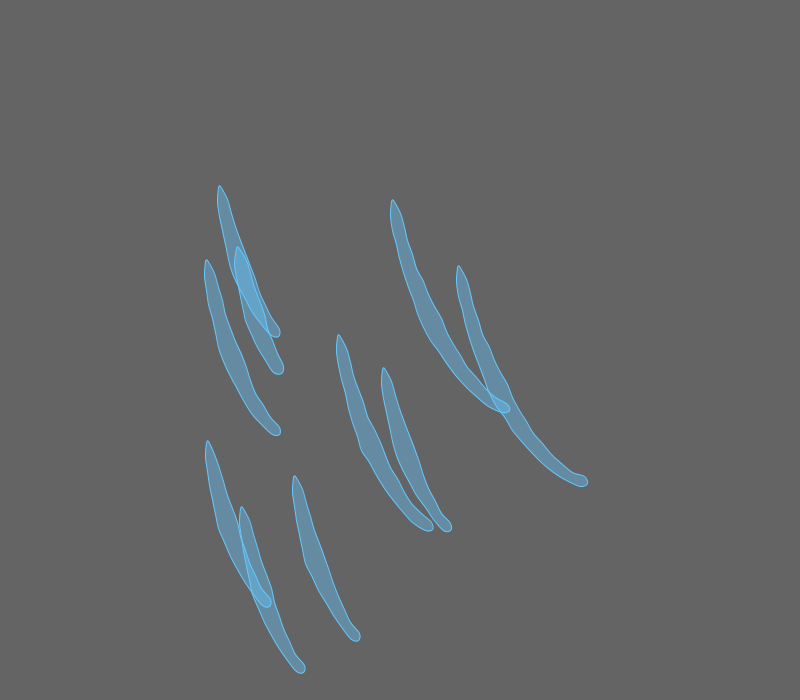
Frame 1 (no input)
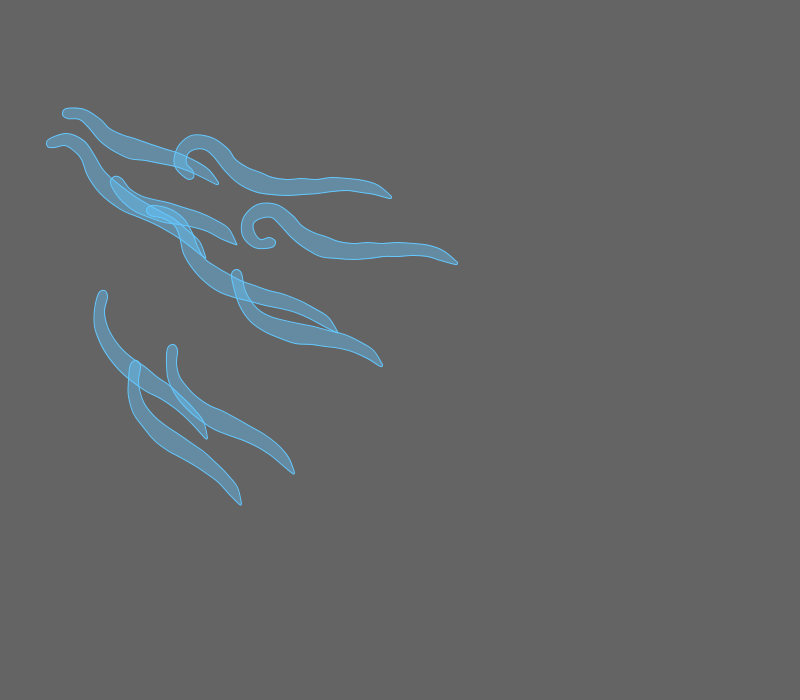
Frame 60 (the mouse pressed at the canvas centre just before this capture)
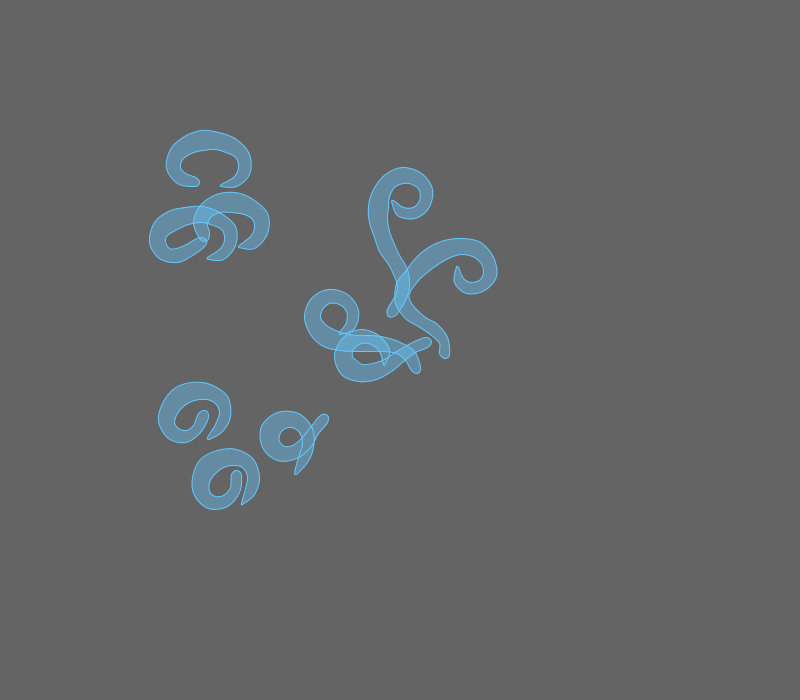
Frame 120 (the mouse held since frame 60 and released just before this capture)

The Processing sketch that drew these frames (run headless with seeded random() and noise(); from frame 60 on, the mouse is pressed at the canvas centre):

// Processing sketch: worming_auto_1
// ── worming_auto_1.pde
//sketch params
boolean showSegs=false;
boolean showJoins=false;
boolean showFins=false;

//Worm params

int wormMaxLen=20;
int wormSegMaxWidth=20;
int wormSegMaxLen=10;
int wormWavelength=6;
int segWavelength=4;
float wormMove=1;

//Worms
int numWorms=10;
Worm[] worms;

//seg params
int segsDampMax=200;
float maxSegFlex=PI/4;

void setup(){
  size (800,700);
  worms=new Worm[numWorms];
  for (int i=0; i<numWorms; i++){
    worms[i]=new Worm((int)(random(width/2)+width/4), (int)(random(height/2)+height/4), (int)(random(wormMaxLen/2))+wormMaxLen/2, wormSegMaxWidth, wormSegMaxLen);
    //worms[i]=new Worm(400, 200, 20, wormSegMaxWidth, wormSegMaxLen);
    worms[i].buildSegs();
  }
  smooth();
}

void draw(){
  noStroke();
  fill(100);
  rect(0,0,width,height);
  for (int i=0; i<numWorms; i++){
    if(worms[i].inReach()) 
      worms[i].noPursue();
    else
      worms[i].pursue();
    worms[i].drawWorm();
    worms[i].drawSegs();
  }
}



void mousePressed(){
 println(worms[0].segs[0].startA);
 worms[0].segs[0].startA+=(PI/100); 
 println(worms[0].segs[0].startA);
}

void mouseNotMoved(){
  float[] xy={0,0};
  boolean ext;
  if(mouseY>pmouseY) {ext=true;} else {ext=false;}
  for (int i=0; i<worms.length; i++){
    if(ext){
     xy=worms[i].extend(PI/200); 
     worms[i].moveStart(xy[0], xy[1]);
    }else{
      worms[i].contract(PI/200); 
    }
  }
}

void newmouseMoved(){
  float[] xy={0,0};
  if(mouseY>pmouseY){
   xy=worms[0].extend(PI/200); 
   worms[0].moveStart(xy[0], xy[1]);
  }else{
    worms[0].contract(PI/200); 
  }
}

void mouseDragged(){
  float inside;
  for (int i=0; i<worms.length; i++){
    inside=worms[i].isInsideTrunk(20);
    worms[i].alignToMouse();
/*    
    if(inside>0)
      worms[i].alignToMouse();
    else
      worms[i].contract(PI/200);
*/
  }
}



// ── segments.pde
class Segment{
  //vars
  int x,y,w,l;
   color c;
   float startA, flexA;
   float maxFlexA;//=PI/8;
   int gap=5;
   boolean anchor;

  //constructor
  Segment(int w_,int l_, int c_, boolean anchor_){
    w=w_;
    l=l_;
    c=color(c_,150,150);
    anchor=anchor_;
    if (anchor) maxFlexA=2*PI;
    else maxFlexA=maxSegFlex;
  }
  
  // High level functions
  
  void drawSeg(){
     pushMatrix();
     rectMode(CORNER);
     translate(x,y);
     rotate(startA);
     if (showFins){
       stroke(200);
       line(0,0,0,-50);
     }
     rotate(flexA);
     fill(c,100);
     noStroke();
     rect(-w/2,0,w,l);
     //translate(0,l);
     //fill(0,0,255);
     //ellipse(0,0,5,5);
     popMatrix();
  }
  
  void rotateBy(float a){
     this.startA+=a; 
  }
  
  void rotateTo(float a){
     this.startA=a; 
  }
  
  float rotateSeg(float a){
    float excess=0.0;
    this.flexA+=a;
    if(!this.anchor){
      if(this.flexA>this.maxFlexA){
        excess=this.flexA-this.maxFlexA;
        this.flexA=maxFlexA;
      }
      if(this.flexA<-this.maxFlexA){
        excess=this.flexA+this.maxFlexA;
        this.flexA=-maxFlexA;
      } 
    }
    return excess;
  }
  
  void straightenSeg(int damp){
    if (abs(this.flexA)>PI/30)
    this.flexA-=this.flexA*0.8/damp;
  }
  
  // Low level functions
    void setStart(int nx, int ny, float na){
    this.x=nx;
    this.y=ny;
    this.startA=na;
  }
  
  float[] getStart(){
    float[] xya= {this.x,this.y,this.startA+this.flexA};
    return xya;
  }
  
  float getStartAngle(){
    return this.startA;
  }
  
  float[] getEnd(){
    float[] xya={0,0,0};
    xya[0]=x+(cos(startA+flexA+PI/2)*(l+gap));
    xya[1]=y+(sin(startA+flexA+PI/2)*(l+gap));
    xya[2]=startA+flexA;
    return xya;
  }
  
  float[][] getLeftSide(){
    float[][] leftSide={{0,0},{0,0}};
    leftSide[0][0]=x-(cos(startA+flexA)*(w/2));
    leftSide[0][1]=y-(sin(startA+flexA)*(w/2));
    leftSide[1][0]=leftSide[0][0]+(cos(startA+flexA+PI/2)*(l));
    leftSide[1][1]=leftSide[0][1]+(sin(startA+flexA+PI/2)*(l));    
    //stroke(255,0,0);
    //line (leftSide[0][0],leftSide[0][1],leftSide[1][0],leftSide[1][1]);
    return leftSide;
  }
  
  float[][] getRightSide(){
    float[][] rightSide={{0,0},{0,0}};
    rightSide[0][0]=x+(cos(startA+flexA)*(w/2));
    rightSide[0][1]=y+(sin(startA+flexA)*(w/2));
    rightSide[1][0]=rightSide[0][0]+(cos(startA+flexA+PI/2)*(l));
    rightSide[1][1]=rightSide[0][1]+(sin(startA+flexA+PI/2)*(l));    
    //stroke(0,0,255);
    //line (rightSide[0][0],rightSide[0][1],rightSide[1][0],rightSide[1][1]);
    return rightSide;
  }
  
  float angleDiff(float ang){
    float diff=ang-(startA+flexA);
    if(diff>PI) diff=diff-2*PI;
    if(diff<-PI) diff=diff+2*PI;
    return diff;
  }
  
  float getFlexA(){
    return this.flexA; 
  }
  
} //end of Segment class

/************************************/


// ── util.pde
//Utility functions

float getAngle(int sx, int sy, int ex, int ey){
  return atan2(ey-sy,ex-sx); 
}


// ── worms.pde
class Worm{
 //declare vars
  Segment[] segs;
  float[] startW;//={0,0,0};
  int startX, startY;
  int numSegs;
  int segW;
  int segH;
  int segsDampInc;
  float[][][] segCoordsL; //segs, side (L,R), corner(top, bottom), x/y
  float[][][] segCoordsR; //segs, side (L,R), corner(top, bottom), x/y
  int wormPursuit=0;
  boolean wormReach=false;
  int loco=0;
  int locoDir=1;
  int locoMax=60;

 Worm(int x_, int y_, int n_, int w_, int h_){
    startX=x_;
    startY=y_;
    numSegs=n_;
    segW=w_; segH=h_;
    segsDampInc=segsDampMax/numSegs;
    float[] s={(float)startX, (float)startY, 0.0};
    startW=s;
 }
 //Highlevel methods
 //track
 //follow
 //eat
 //grow
 //die
 //feed
 
 //Worm behaviour
 
 boolean inReach(){
   if(isInsideTrunk(20)<0){
      wormPursuit=0;
      wormReach=true;
   }else{
     wormPursuit++;
     wormReach=false; 
   }   
   return wormReach;
 }
 
 void pursue(){
   if(wormPursuit<60){ alignToMouse();}
   else if(wormPursuit<90) { straighten(10);}
   else locomote(); 
 }
 
 void noPursue(){
   alignToMouse(); 
 }
 
 void locomote(){
   float[] xy={0,0};
   loco+=locoDir;
   if(loco>locoMax||loco<0)locoDir=-locoDir;
   if(locoDir>0){
     xy=extend(PI/200); 
     //moveStart(xy[0], xy[1]); 
   }else{
     xy=contract(PI/200); 
     moveStart(xy[0], xy[1]); 
   }
   alignToMouse();
 }
 
 //Movement functions
 
 /*   propegate takes an initial angle and rotates teh head degment, 
 any amount left opver from that angle change when max flex is taken 
 into account, is passed back and then teh next segment is rotated.
 It therefore propegates angles shift down the worm.
 */
 void propegate(float a){
   float b;
   for (int i=segs.length-1; i>=0; i--){
     b=segs[i].rotateSeg(a);
     a=b;
   } 
  }
 
 /* alignToMouse works out the angle from the mouse position to the end segment
 then work out the difference from teh current segment angle. rotate the segment by this angle
 divieded by a damper, which increses the further from teh head the segment is.
 */
  void alignToMouse(){
    float[] last={0,0,0};
    float a;
    float b;
    last=segs[segs.length-1].getStart();
    a=getAngle((int)last[0], (int)last[1],mouseX, mouseY); 
    for (int i=segs.length-1; i>=0; i--){
     b=segs[i].angleDiff(a);
     segs[i].rotateSeg((b-PI/2)/((segs.length-i)*segsDampInc+segsDampInc));
    } 
    alignStartToMouse(20);
   }
  
  float[] contract(float a){ 
    float[] xyDiff={0,0};
    float[] xyaEndNew={0,0,0};
    float[] xyaEndOrig=segs[segs.length-1].getEnd();
    
    int segCycle=0;  
    int segInc=1;
    float midSeg=segs.length/2; 
    float dampCurve;
    float aChange=0.0;
    float aPre=getAbsAngle(segs.length-1);
    //segs[1].rotateS(-a*segWaveLength/8); 
    for(int i=2; i<segs.length; i++){
      dampCurve=1-(abs(i-midSeg)*0.75/midSeg);
      aChange+=a*segInc*dampCurve;
      segs[i].rotateSeg(a*segInc*dampCurve); 
      segCycle+=segInc;
      if (segCycle>segWavelength/2||segCycle<0) segInc=-segInc;
    }
    float aPost=getAbsAngle(segs.length-1);
    segs[0].rotateSeg(+aPre-aPost);
    
    drawSegs();
    xyaEndNew=segs[segs.length-1].getEnd();
    xyDiff[0]=(xyaEndOrig[0]-xyaEndNew[0])*wormMove;
    xyDiff[1]=(xyaEndOrig[1]-xyaEndNew[1])*wormMove;
    return xyDiff;
  }
  
  float[] extend(float a){ 
    float[] xyDiff={0,0};
    float[] xyaEndNew={0,0,0};
    float[] xyaEndOrig=segs[segs.length-1].getEnd();
    float midSeg=segs.length/2; 
    float dampCurve;
    float aPre=getAbsAngle(segs.length-1);
    int segCycle=0;  
    int segInc=1;
    float aChange=0.0;
    //segs[1].rotateS(a*segWaveLength/8); 
    for(int i=2; i<segs.length; i++){
      dampCurve=1-(abs(i-midSeg)*0.75/midSeg);
      aChange+=a*segInc*dampCurve;
      if (abs(segs[i].getFlexA())>PI/30)
        segs[i].rotateSeg(-a*segInc*dampCurve); 
      segCycle+=segInc;
      if (segCycle>segWavelength/2||segCycle<0) segInc=-segInc;
    }
    float aPost=getAbsAngle(segs.length-1);
    segs[0].rotateSeg(+aPre-aPost);   
    drawSegs();
    xyaEndNew=segs[segs.length-1].getEnd();
    xyDiff[0]=(xyaEndOrig[0]-xyaEndNew[0])*wormMove;
    xyDiff[1]=(xyaEndOrig[1]-xyaEndNew[1])*wormMove;
    return xyDiff;
  }
  
  /*
   Pushback, calculate angle from worm tail to mouse. calcumate angle of each segment from tail.
   If diff is +ve rotate back a little, esle rotate forward a little,
   This effectively collapses the worm back a litlel bit.
  */ 
  void pushBack(float diff){
    float[] xya=segs[0].getStart();
    float mouseA=getAngle((int)xya[0], (int)xya[1], (int)mouseX, (int)mouseY);
    for (int i=segs.length-1; i>=0; i--){
       if(mouseA>=getAbsAngle(i))
         segs[i].rotateSeg(-PI/10000*i);
       else
         segs[i].rotateSeg(PI/10000*i);
    }
  }
 
 /*
   Straighten - reduce flex angles a little bit until all are minFlex
 */
 void straighten(int damp){
   for (int i=0; i<segs.length-1; i++){
     segs[i].straightenSeg(damp);
   } 
  }

 //Create and draw functions
 void buildSegs(){
  float[] start=startW;
  int c=100;
  segs=new Segment[numSegs];
  segCoordsL=new float[numSegs][2][2];
  segCoordsR=new float[numSegs][2][2];
  float midSeg=segs.length/2; 
  float segSlim;
  segs[0]=new Segment(segW/10,segH/4,100,true); 
  segs[0].setStart((int)start[0], (int)start[1], start[2]);
  start=segs[0].getEnd();
  for (int i=1; i<segs.length; i++){
    segSlim=1-(abs(i-midSeg)*0.5/midSeg);
    segs[i]=new Segment((int)(segW*segSlim),segH-(segH/4*3/numSegs*i),i==segs.length-2?255:100,false); 
    segs[i].setStart((int)start[0], (int)start[1], start[2]);
    start=segs[i].getEnd();
  }
 }
 
 void drawSegs(){
   //float[] start=segs[0].getTrueStart();
   float[] start=startW;
   start[2]=segs[0].getStartAngle();
   for (int i=0; i<segs.length; i++){
    segs[i].setStart((int)start[0], (int)start[1], start[2]);
    if(showSegs){
      segs[i].drawSeg();
    }
    start=segs[i].getEnd();
    segCoordsL[i]=segs[i].getLeftSide();
    segCoordsR[i]=segs[i].getRightSide();
   }
  }
 
 void drawWorm(){
    float[] xya;
    beginShape();
    stroke(100,200,255);
    fill(100,200,255,10);
    if(!showSegs) fill(100,200,255,100); else noFill();
    curveVertex(segCoordsL[0][1][0],segCoordsL[0][1][1]);
    if (showJoins) ellipse(segCoordsL[0][1][0],segCoordsL[0][1][1],5,5);
    for (int i=0; i<segs.length; i++){
      curveVertex(segCoordsL[i][1][0],segCoordsL[i][1][1]);
      if (showJoins) ellipse(segCoordsL[i][1][0],segCoordsL[i][1][1],5,5);
    }
    //curveVertex(segCoordsL[segs.length-1][1][0],segCoordsL[segs.length-1][1][1]);
    xya=segs[segs.length-1].getEnd();
    curveVertex(xya[0], xya[1]);
    //curveVertex(segCoordsR[segs.length-1][1][0],segCoordsR[segs.length-1][1][1]);
    if (showJoins) ellipse(segCoordsR[0][1][0],segCoordsR[0][1][1],5,5);
    for (int i=segs.length-1; i>=0; i--){
      curveVertex(segCoordsR[i][1][0],segCoordsR[i][1][1]);
      if (showJoins) ellipse(segCoordsR[i][1][0],segCoordsR[i][1][1],5,5);
    }
    curveVertex(segCoordsL[0][1][0],segCoordsL[0][1][1]);
    curveVertex(segCoordsL[0][1][0],segCoordsL[0][1][1]);
    endShape();   
  }
 
 //Basic and functional methods
   void moveStart(float dX, float dY){
    startW[0]+=dX;
    startW[1]+=dY;
  }
  
  void alignStartToMouse(int damp){
    //float aHead=getAbsAngle(segs.length-1);
    float[] xya=segs[0].getStart();
    float aMouse=getAngle((int)xya[0], (int)xya[1], mouseX, mouseY);
    //segs[0].rotateBy((aMouse-xya[2])/damp);
    segs[0].rotateBy((aMouse-xya[2]-PI/2)/damp);
    //println(aMouse+" "+xya[2]+" "+round(aMouse-xya[2]));
    drawSegs();
  }
  
  float isInsideTrunk(int gap){
    float[] xya=segs[0].getStart();
    float[] xya2=segs[segs.length-1].getEnd();
    float hypTrunk=sqrt(pow(xya2[0]-xya[0],2)+pow(xya2[1]-xya[1],2));
    float hypMouse=sqrt(pow(mouseX-xya[0],2)+pow(mouseY-xya[1],2));
    return ((hypMouse+gap)-hypTrunk)/hypTrunk;
  }
  
  float getAbsAngle(int segNum){
    float[] xya=segs[0].getStart();
    float[] end=segs[segNum].getEnd();
    float AA=getAngle((int)xya[0], (int)xya[1],(int)end[0], (int)end[1]);
    return AA;
  }
 
} //end of Worm class

//***********************************************************
